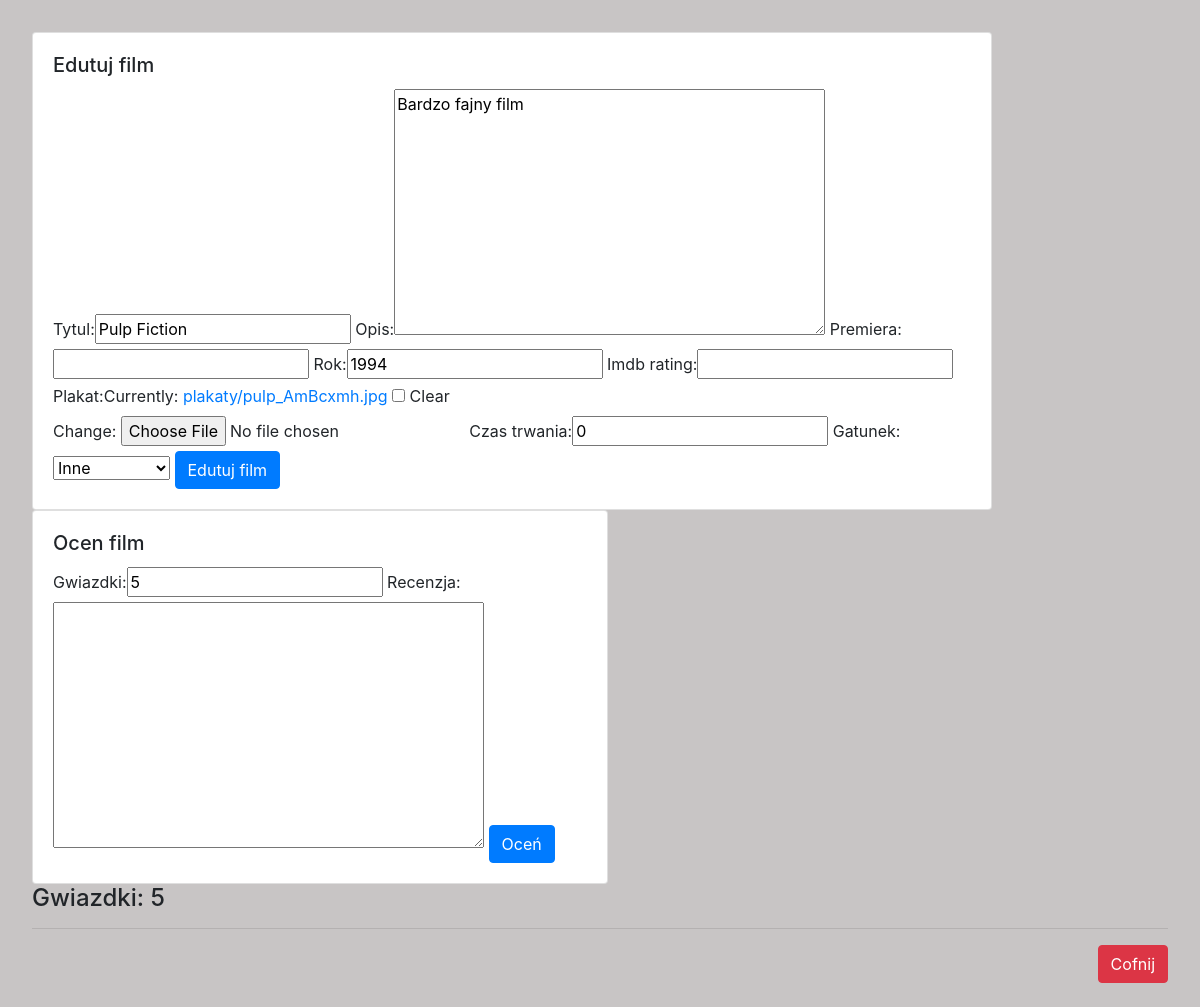
The page /filmy/edytuj/3/ (signed in) on the database its author committed.
### filmyweb/models.py (models this page shows, shortened)
class Film(models.Model):
    tytul = models.CharField(max_length=64, blank=False, unique=True)
    rok = models.PositiveSmallIntegerField(default=2000)
    opis = models.TextField(default="", max_length=230)
    premiera = models.DateField(null=True, blank=True)
    imdb_rating = models.DecimalField(max_digits=4, decimal_places=2,null=True, blank=True)
    plakat = models.ImageField(upload_to="plakaty", null=True, blank=True)
    dodatkowe = models.OneToOneField(DodatkoweInfo, on_delete=models.CASCADE, null=True, blank=True)

class Ocena(models.Model):
    recenzja = models.TextField(default="", blank=True)
    gwiazdki = models.PositiveSmallIntegerField(default=5)
    film = models.ForeignKey(Film, on_delete=models.CASCADE)

### filmyweb/views.py (the view)
# urls.py: path('edytuj/<int:id>/', edytuj_film, name="edytuj_film"),
@login_required
def edytuj_film(request, id):
    film = get_object_or_404(Film, pk=id)
    oceny = Ocena.objects.filter(film=film)
    try:
        dodatkowe = DodatkoweInfo.objects.get(film=film.id)
    except DodatkoweInfo.DoesNotExist:
        dodatkowe = None
    form_film = FilmForm(request.POST or None, request.FILES or None, instance=film)
    form_dodatkowe = DodatkoweInfoForm(request.POST or None, instance=dodatkowe)
    form_ocena = OcenaForm(None)
    if request.method == "POST":
        if 'gwiazdki' in request.POST:
            ocena = form_ocena.save(commit=False)
            ocena.film = film
            ocena.save()
    if all((form_film.is_valid(), form_dodatkowe.is_valid())):
        film = form_film.save(commit=False)
        dodatkowe = form_dodatkowe.save()
        film.dodatkowe = dodatkowe
        film.save()
        return redirect(wszystkie_filmy)
    return render(request, 'film_form.html', {
        'form': form_film,
        'form_dodatkowe': form_dodatkowe,
        'oceny': oceny,
        'form_ocena': form_ocena,
        'nowy': False})

### filmyweb/forms.py
class FilmForm(ModelForm):
    class Meta:
        model = Film
        fields = ['tytul', 'opis', 'premiera', 'rok', 'imdb_rating', 'plakat']

class DodatkoweInfoForm(ModelForm):
    class Meta:
        model = DodatkoweInfo
        fields = ['czas_trwania', 'gatunek']

### templates/film_form.html (shortened to what this page needs)
{% extends 'glowny.html' %}
{% load bootstrap %}
{% block strona %}
    {% if nowy %}
        <div class="container-fluid">
    {% else %}
        <div class="card" style="width: 60rem; float: left; margin-right: 1rem;">
    {% endif %}
      <div class="card-body">
          {% if nowy %}
                <h5 class="card-title">Nowy Film</h5>
            {% else %}
                <h5 class="card-title">Edutuj film</h5>
            {% endif %}
            <form method="post" enctype="multipart/form-data">
                {{ form|bootstrap }}
                {{ form_dodatkowe|bootstrap }}
                    {% if nowy %}
                        <button type="submit" class="btn btn-primary">Nowy Film</button>
                    {% else %}
                        <button type="submit" class="btn btn-primary">Edutuj film</button>
                    {% endif %}
            </form>
        </div>
    </div>
    {% if form_ocena %}
        <div class="card" style="width: 32rem offset-col">
            <div class="card-body">
                <h5 class="card-title">Ocen film</h5>
                <form method="post" enctype="multipart/form-data">
                    {{ form_ocena|bootstrap }}
                        <button type="submit" class="btn btn-primary">Oceń</button>
                </form>
            </div>
        </div>
    {% endif %}
    {% for ocena in oceny %}
        <h4>Gwiazdki: {{ ocena.gwiazdki }}</h4>
    {% endfor %}
    <hr>
    <a class="btn btn-danger mb-4" style="float: right;" href="{% url 'wszystkie_filmy' %}">Cofnij</a>
{% endblock %}

### filmyweb/static/nowy.css (style rules this page uses)
body { padding: 2rem; background-color: rgba(56, 46, 46, 0.274); }
.card { width: 36rem; }

### rows shown on the page
Film: tytul "Pulp Fiction", opis "Bardzo fajny film", rok "1994"
Ocena: gwiazdki "5"
